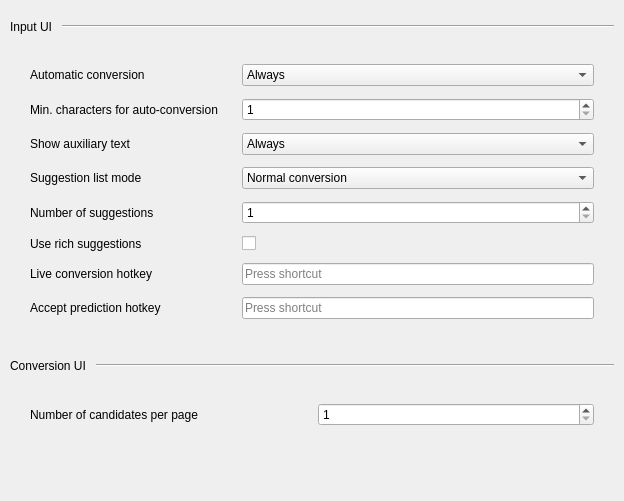
         <widget class="QWidget" name="userInterfaceTabScrollContents">
          <property name="geometry">
           <rect>
            <x>0</x>
            <y>0</y>
            <width>624</width>
            <height>501</height>
           </rect>
          </property>
          <layout class="QVBoxLayout" name="userInterfaceTabScrollContentsLayout">
           <property name="spacing">
            <number>10</number>
           </property>
           <property name="leftMargin">
            <number>10</number>
           </property>
           <property name="topMargin">
            <number>10</number>
           </property>
           <property name="rightMargin">
            <number>10</number>
           </property>
           <property name="bottomMargin">
            <number>10</number>
           </property>
           <item>
            <layout class="QHBoxLayout" name="inputUIHeader">
             <property name="topMargin">
              <number>10</number>
             </property>
             <property name="bottomMargin">
              <number>10</number>
             </property>
             <item>
              <widget class="QLabel" name="inputUILabel">
               <property name="text">
                <string>Input UI</string>
               </property>
              </widget>
             </item>
             <item>
              <widget class="Line" name="inputUILine">
               <property name="sizePolicy">
                <sizepolicy hsizetype="Expanding" vsizetype="Fixed">
                 <horstretch>0</horstretch>
                 <verstretch>0</verstretch>
                </sizepolicy>
               </property>
               <property name="orientation">
                <enum>Qt::Orientation::Horizontal</enum>
               </property>
              </widget>
             </item>
            </layout>
           </item>
           <item>
            <layout class="QGridLayout" name="inputUIGrid">
             <property name="leftMargin">
              <number>20</number>
             </property>
             <property name="topMargin">
              <number>10</number>
             </property>
             <property name="rightMargin">
              <number>20</number>
             </property>
             <property name="bottomMargin">
              <number>20</number>
             </property>
             <property name="spacing">
              <number>12</number>
             </property>
             <item row="0" column="0">
              <widget class="QLabel" name="autoConvertionLabel">
               <property name="minimumSize">
                <size>
                 <width>200</width>
                 <height>0</height>
                </size>
               </property>
               <property name="text">
                <string>Automatic conversion</string>
               </property>
              </widget>
             </item>
             <item row="0" column="1">
              <widget class="QComboBox" name="autoConvertion">
               <item>
                <property name="text">
                 <string>Always</string>
                </property>
               </item>
               <item>
                <property name="text">
                 <string>For multi-character input only</string>
                </property>
               </item>
               <item>
                <property name="text">
                 <string>Disabled</string>
                </property>
               </item>
              </widget>
             </item>
             <item row="1" column="0">
              <widget class="QLabel" name="autoConvertMinCharsLabel">
               <property name="minimumSize">
                <size>
                 <width>200</width>
                 <height>0</height>
                </size>
               </property>
               <property name="text">
                <string>Min. characters for auto-conversion</string>
               </property>
              </widget>
             </item>
             <item row="1" column="1">
              <widget class="QSpinBox" name="autoConvertMinChars">
               <property name="minimum">
                <number>1</number>
               </property>
               <property name="maximum">
                <number>10</number>
               </property>
              </widget>
             </item>
             <item row="2" column="0">
              <widget class="QLabel" name="auxiliaryTextLabel">
               <property name="minimumSize">
                <size>
                 <width>200</width>
                 <height>0</height>
                </size>
               </property>
               <property name="text">
                <string>Show auxiliary text</string>
               </property>
              </widget>
             </item>
             <item row="2" column="1">
              <widget class="QComboBox" name="auxiliaryText">
               <item>
                <property name="text">
                 <string>Always</string>
                </property>
               </item>
               <item>
                <property name="text">
                 <string>When cursor not at end</string>
                </property>
               </item>
               <item>
                <property name="text">
                 <string>Disabled</string>
                </property>
               </item>
              </widget>
             </item>
             <item row="3" column="0">
              <widget class="QLabel" name="suggestionListLabel">
               <property name="minimumSize">
                <size>
                 <width>200</width>
                 <height>0</height>
                </size>
               </property>
               <property name="text">
                <string>Suggestion list mode</string>
               </property>
              </widget>
             </item>
             <item row="3" column="1">
              <widget class="QComboBox" name="suggestionList">
               <item>
                <property name="text">
                 <string>Normal conversion</string>
                </property>
               </item>
               <item>
                <property name="text">
                 <string>Predictive conversion</string>
                </property>
               </item>
               <item>
                <property name="text">
                 <string>Disabled</string>
                </property>
               </item>
              </widget>
             </item>
             <item row="4" column="0">
              <widget class="QLabel" name="numSuggestionLabel">
               <property name="minimumSize">
                <size>
                 <width>200</width>
                 <height>0</height>
                </size>
               </property>
               <property name="text">
                <string>Number of suggestions</string>
               </property>
              </widget>
             </item>
              <item row="4" column="1">
               <widget class="QSpinBox" name="numSuggestion">
                <property name="minimum">
                 <number>1</number>
                </property>
                <property name="maximum">
                 <number>10</number>
                </property>
               </widget>
              </item>
               <item row="5" column="0">
                <widget class="QLabel" name="useRichSuggestionLabel">
                 <property name="minimumSize">
                  <size>
                   <width>200</width>
                   <height>0</height>
                  </size>
                 </property>
                 <property name="text">
                  <string>Use rich suggestions</string>
                 </property>
                </widget>
               </item>
               <item row="5" column="1">
                <widget class="QCheckBox" name="useRichSuggestion"/>
               </item>
               <item row="6" column="0">
                <widget class="QLabel" name="liveConvertHotkeyLabel">
                <property name="minimumSize">
                 <size>
                  <width>200</width>
                  <height>0</height>
                 </size>
                </property>
                <property name="text">
                 <string>Live conversion hotkey</string>
                </property>
               </widget>
              </item>
               <item row="6" column="1">
                <widget class="QKeySequenceEdit" name="liveConvertHotkey"/>
              </item>
               <item row="7" column="0">
                <widget class="QLabel" name="acceptPredictionHotkeyLabel">
                 <property name="minimumSize">
                  <size>
                   <width>200</width>
                   <height>0</height>
                  </size>
                 </property>
                 <property name="text">
                  <string>Accept prediction hotkey</string>
                 </property>
                </widget>
               </item>
               <item row="7" column="1">
                <widget class="QKeySequenceEdit" name="acceptPredictionHotkey"/>
               </item>
             </layout>
           </item>
           <item>
            <layout class="QHBoxLayout" name="convertionUIHeader">
             <property name="topMargin">
              <number>10</number>
             </property>
             <property name="bottomMargin">
              <number>10</number>
             </property>
             <item>
              <widget class="QLabel" name="convertionUILabel">
               <property name="text">
                <string>Conversion UI</string>
               </property>
              </widget>
             </item>
             <item>
              <widget class="Line" name="convertionUILine">
               <property name="sizePolicy">
                <sizepolicy hsizetype="Expanding" vsizetype="Fixed">
                 <horstretch>0</horstretch>
                 <verstretch>0</verstretch>
                </sizepolicy>
               </property>
               <property name="orientation">
                <enum>Qt::Orientation::Horizontal</enum>
               </property>
              </widget>
             </item>
            </layout>
           </item>
           <item>
            <layout class="QGridLayout" name="conversionUIGrid">
             <property name="leftMargin">
              <number>20</number>
             </property>
             <property name="topMargin">
              <number>10</number>
             </property>
             <property name="rightMargin">
              <number>20</number>
             </property>
             <property name="bottomMargin">
              <number>20</number>
             </property>
             <property name="spacing">
              <number>12</number>
             </property>
             <item row="0" column="0">
              <widget class="QLabel" name="numCandidatesPerPageLabel">
               <property name="minimumSize">
                <size>
                 <width>200</width>
                 <height>0</height>
                </size>
               </property>
               <property name="text">
                <string>Number of candidates per page</string>
               </property>
              </widget>
             </item>
              <item row="0" column="1">
               <widget class="QSpinBox" name="numCandidatesPerPage">
               <property name="minimum">
                <number>1</number>
               </property>
               <property name="maximum">
                <number>10</number>
               </property>
              </widget>
             </item>
            </layout>
           </item>
           <item>
            <spacer name="interfaceTabBottomSpacer">
             <property name="orientation">
              <enum>Qt::Orientation::Vertical</enum>
             </property>
             <property name="sizeHint" stdset="0">
              <size>
               <width>20</width>
               <height>76</height>
              </size>
             </property>
            </spacer>
           </item>
          </layout>
         </widget>
